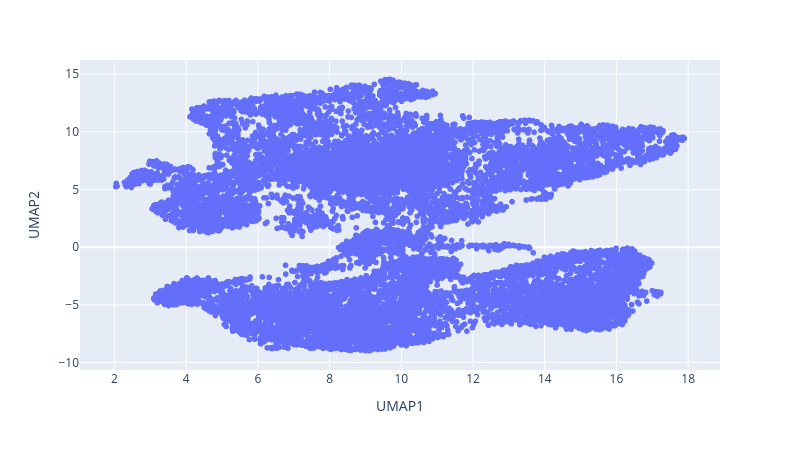

The notebook cell saved with this chart:
### Code cell
run_plotly(adata1,dataset)

### Figure 1 — Plotly figure (JSON) as saved in the notebook; plotly's stock layout.template omitted (floating-point values rounded to 4 significant figures; data arrays with more than 128 entries replaced by an {"elided": "..."} marker saying what was removed)
{"data": [{"customdata": {"elided": "14954x2 str values"}, "hovertemplate": "UMAP1=%{x}<br>UMAP2=%{y}<br>cell_ids=%{customdata[0]}<br>stage=%{customdata[1]}<extra></extra>", "legendgroup": "", "marker": {"color": "#636efa", "symbol": "circle"}, "mode": "markers", "name": "", "showlegend": false, "type": "scattergl", "x": {"elided": "14954 float values"}, "xaxis": "x", "y": {"elided": "14954 float values"}, "yaxis": "y"}], "layout": {"height": 450, "legend": {"tracegroupgap": 0}, "margin": {"t": 60}, "width": 800, "xaxis": {"anchor": "y", "autorange": true, "domain": [0, 1], "range": [1.036, 18.89], "title": {"text": "UMAP1"}, "type": "linear"}, "yaxis": {"anchor": "x", "autorange": true, "domain": [0, 1], "range": [-10.65, 16.22], "title": {"text": "UMAP2"}, "type": "linear"}}}
